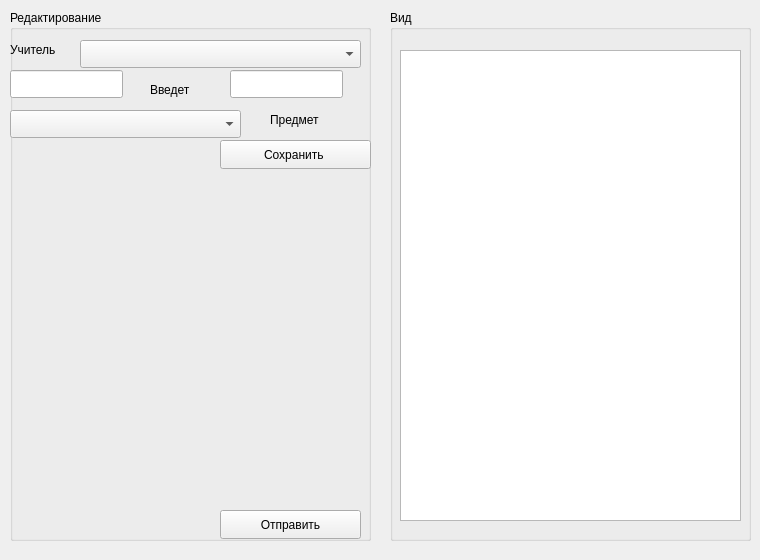
<?xml version="1.0" encoding="UTF-8"?>
<ui version="4.0">
 <class>AddHintsForm</class>
 <widget class="QWidget" name="AddHintsForm">
  <property name="geometry">
   <rect>
    <x>0</x>
    <y>0</y>
    <width>760</width>
    <height>560</height>
   </rect>
  </property>
  <property name="windowTitle">
   <string>Form</string>
  </property>
  <widget class="QGroupBox" name="groupBox">
   <property name="geometry">
    <rect>
     <x>10</x>
     <y>10</y>
     <width>361</width>
     <height>531</height>
    </rect>
   </property>
   <property name="title">
    <string>Редактирование</string>
   </property>
   <widget class="QLineEdit" name="lineEditSeacrhTeacher">
    <property name="geometry">
     <rect>
      <x>0</x>
      <y>60</y>
      <width>113</width>
      <height>28</height>
     </rect>
    </property>
   </widget>
   <widget class="QLabel" name="label">
    <property name="geometry">
     <rect>
      <x>0</x>
      <y>30</y>
      <width>63</width>
      <height>20</height>
     </rect>
    </property>
    <property name="text">
     <string>Учитель</string>
    </property>
   </widget>
   <widget class="QComboBox" name="comboBoxTeacher">
    <property name="geometry">
     <rect>
      <x>0</x>
      <y>100</y>
      <width>231</width>
      <height>28</height>
     </rect>
    </property>
   </widget>
   <widget class="QLineEdit" name="lineEditSearchLesson">
    <property name="geometry">
     <rect>
      <x>220</x>
      <y>60</y>
      <width>113</width>
      <height>28</height>
     </rect>
    </property>
   </widget>
   <widget class="QComboBox" name="comboBoxLessonName">
    <property name="geometry">
     <rect>
      <x>70</x>
      <y>30</y>
      <width>281</width>
      <height>28</height>
     </rect>
    </property>
   </widget>
   <widget class="QLabel" name="label_3">
    <property name="geometry">
     <rect>
      <x>260</x>
      <y>100</y>
      <width>63</width>
      <height>20</height>
     </rect>
    </property>
    <property name="text">
     <string>Предмет</string>
    </property>
   </widget>
   <widget class="QPushButton" name="btnSave">
    <property name="geometry">
     <rect>
      <x>210</x>
      <y>130</y>
      <width>151</width>
      <height>29</height>
     </rect>
    </property>
    <property name="text">
     <string>Сохранить </string>
    </property>
   </widget>
   <widget class="QPushButton" name="btnGo">
    <property name="geometry">
     <rect>
      <x>210</x>
      <y>500</y>
      <width>141</width>
      <height>29</height>
     </rect>
    </property>
    <property name="text">
     <string>Отправить</string>
    </property>
   </widget>
   <widget class="QLabel" name="label_2">
    <property name="geometry">
     <rect>
      <x>140</x>
      <y>70</y>
      <width>51</width>
      <height>20</height>
     </rect>
    </property>
    <property name="text">
     <string>Введет</string>
    </property>
   </widget>
  </widget>
  <widget class="QGroupBox" name="groupBox_2">
   <property name="geometry">
    <rect>
     <x>390</x>
     <y>10</y>
     <width>361</width>
     <height>531</height>
    </rect>
   </property>
   <property name="title">
    <string>Вид</string>
   </property>
   <widget class="QListWidget" name="listWidget">
    <property name="geometry">
     <rect>
      <x>10</x>
      <y>40</y>
      <width>341</width>
      <height>471</height>
     </rect>
    </property>
   </widget>
  </widget>
 </widget>
 <resources/>
 <connections/>
</ui>
